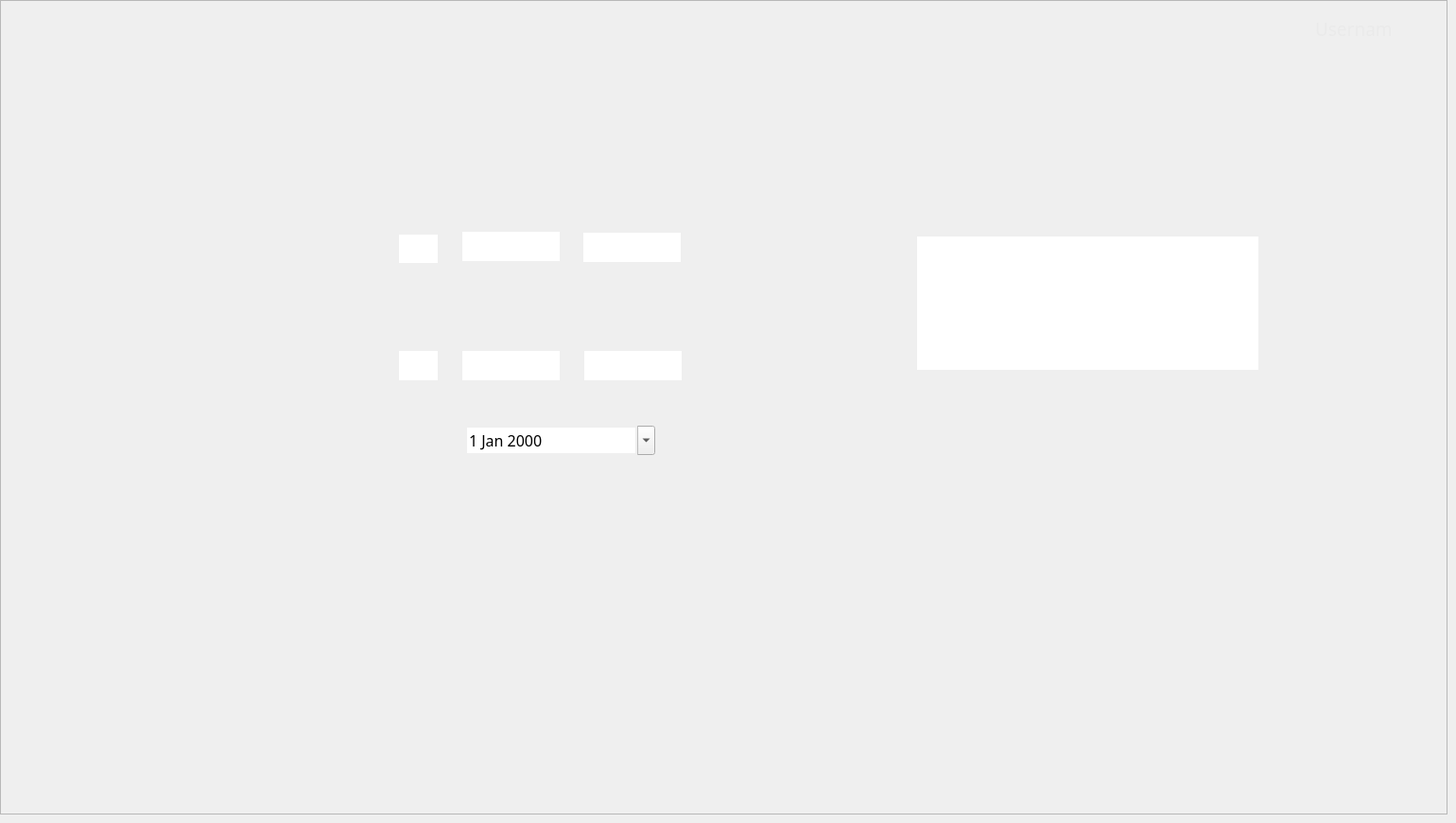
    <widget class="QWidget" name="LawsuitPage">
     <widget class="QFrame" name="LawsuitFrame">
      <property name="geometry">
       <rect>
        <x>0</x>
        <y>0</y>
        <width>1531</width>
        <height>861</height>
       </rect>
      </property>
      <property name="frameShape">
       <enum>QFrame::StyledPanel</enum>
      </property>
      <property name="frameShadow">
       <enum>QFrame::Raised</enum>
      </property>
      <widget class="QLabel" name="BackgroundLabel_Lawsuit">
       <property name="geometry">
        <rect>
         <x>0</x>
         <y>0</y>
         <width>1521</width>
         <height>861</height>
        </rect>
       </property>
       <property name="text">
        <string/>
       </property>
       <property name="pixmap">
        <pixmap>Images/User/User-Lawsuit.png</pixmap>
       </property>
       <property name="scaledContents">
        <bool>true</bool>
       </property>
      </widget>
      <widget class="QPushButton" name="LogOutButton_RecRegister_2">
       <property name="geometry">
        <rect>
         <x>0</x>
         <y>780</y>
         <width>241</width>
         <height>51</height>
        </rect>
       </property>
       <property name="text">
        <string/>
       </property>
       <property name="flat">
        <bool>true</bool>
       </property>
      </widget>
      <widget class="QPushButton" name="RecordRegisterButton_RecRegister_2">
       <property name="geometry">
        <rect>
         <x>0</x>
         <y>120</y>
         <width>241</width>
         <height>51</height>
        </rect>
       </property>
       <property name="text">
        <string/>
       </property>
       <property name="flat">
        <bool>true</bool>
       </property>
      </widget>
      <widget class="QPushButton" name="PersRegisterButton_RecRegister_2">
       <property name="geometry">
        <rect>
         <x>0</x>
         <y>230</y>
         <width>241</width>
         <height>51</height>
        </rect>
       </property>
       <property name="text">
        <string/>
       </property>
       <property name="flat">
        <bool>true</bool>
       </property>
      </widget>
      <widget class="QPushButton" name="HomeButton_RecRegister_2">
       <property name="geometry">
        <rect>
         <x>0</x>
         <y>60</y>
         <width>241</width>
         <height>51</height>
        </rect>
       </property>
       <property name="text">
        <string/>
       </property>
       <property name="flat">
        <bool>true</bool>
       </property>
      </widget>
      <widget class="QPushButton" name="RecordLookUpButton_RecRegister_2">
       <property name="geometry">
        <rect>
         <x>0</x>
         <y>170</y>
         <width>241</width>
         <height>51</height>
        </rect>
       </property>
       <property name="text">
        <string/>
       </property>
       <property name="flat">
        <bool>true</bool>
       </property>
      </widget>
      <widget class="QLabel" name="UsernameLabel_RecRegister_2">
       <property name="geometry">
        <rect>
         <x>1391</x>
         <y>20</y>
         <width>81</width>
         <height>21</height>
        </rect>
       </property>
       <property name="font">
        <font>
         <family>Source Sans Pro</family>
         <pointsize>14</pointsize>
        </font>
       </property>
       <property name="cursor">
        <cursorShape>BlankCursor</cursorShape>
       </property>
       <property name="autoFillBackground">
        <bool>false</bool>
       </property>
       <property name="styleSheet">
        <string notr="true">color: rgb(234, 234, 234);</string>
       </property>
       <property name="text">
        <string>Username</string>
       </property>
      </widget>
      <widget class="QPushButton" name="GenQueriesButton_RecRegister_2">
       <property name="geometry">
        <rect>
         <x>0</x>
         <y>290</y>
         <width>241</width>
         <height>51</height>
        </rect>
       </property>
       <property name="text">
        <string/>
       </property>
       <property name="flat">
        <bool>true</bool>
       </property>
      </widget>
      <widget class="QPushButton" name="RecordRegisterSubmit_RecRegister_2">
       <property name="geometry">
        <rect>
         <x>1295</x>
         <y>728</y>
         <width>127</width>
         <height>33</height>
        </rect>
       </property>
       <property name="text">
        <string/>
       </property>
       <property name="flat">
        <bool>true</bool>
       </property>
      </widget>
      <widget class="QLineEdit" name="ThirdSpaceIDPlaintiff_RecRegister_2">
       <property name="enabled">
        <bool>true</bool>
       </property>
       <property name="geometry">
        <rect>
         <x>617</x>
         <y>246</y>
         <width>103</width>
         <height>31</height>
        </rect>
       </property>
       <property name="font">
        <font>
         <family>Source Sans Pro</family>
         <pointsize>12</pointsize>
        </font>
       </property>
       <property name="cursor">
        <cursorShape>IBeamCursor</cursorShape>
       </property>
       <property name="acceptDrops">
        <bool>true</bool>
       </property>
       <property name="autoFillBackground">
        <bool>false</bool>
       </property>
       <property name="frame">
        <bool>false</bool>
       </property>
       <property name="clearButtonEnabled">
        <bool>false</bool>
       </property>
      </widget>
      <widget class="QLineEdit" name="SecondSpaceIDPlaintiff_RecRegister_2">
       <property name="enabled">
        <bool>true</bool>
       </property>
       <property name="geometry">
        <rect>
         <x>489</x>
         <y>245</y>
         <width>103</width>
         <height>31</height>
        </rect>
       </property>
       <property name="font">
        <font>
         <family>Source Sans Pro</family>
         <pointsize>12</pointsize>
        </font>
       </property>
       <property name="cursor">
        <cursorShape>IBeamCursor</cursorShape>
       </property>
       <property name="acceptDrops">
        <bool>true</bool>
       </property>
       <property name="autoFillBackground">
        <bool>false</bool>
       </property>
       <property name="frame">
        <bool>false</bool>
       </property>
       <property name="clearButtonEnabled">
        <bool>false</bool>
       </property>
      </widget>
      <widget class="QLineEdit" name="FirstSpaceIDPlaintiff_RecRegister_2">
       <property name="enabled">
        <bool>true</bool>
       </property>
       <property name="geometry">
        <rect>
         <x>422</x>
         <y>248</y>
         <width>41</width>
         <height>30</height>
        </rect>
       </property>
       <property name="font">
        <font>
         <family>Source Sans Pro</family>
         <pointsize>12</pointsize>
        </font>
       </property>
       <property name="cursor">
        <cursorShape>IBeamCursor</cursorShape>
       </property>
       <property name="acceptDrops">
        <bool>true</bool>
       </property>
       <property name="autoFillBackground">
        <bool>false</bool>
       </property>
       <property name="frame">
        <bool>false</bool>
       </property>
       <property name="clearButtonEnabled">
        <bool>false</bool>
       </property>
      </widget>
      <widget class="QLineEdit" name="ThirdSpaceIDDefendant_RecRegister_2">
       <property name="enabled">
        <bool>true</bool>
       </property>
       <property name="geometry">
        <rect>
         <x>618</x>
         <y>371</y>
         <width>103</width>
         <height>31</height>
        </rect>
       </property>
       <property name="font">
        <font>
         <family>Source Sans Pro</family>
         <pointsize>12</pointsize>
        </font>
       </property>
       <property name="cursor">
        <cursorShape>IBeamCursor</cursorShape>
       </property>
       <property name="acceptDrops">
        <bool>true</bool>
       </property>
       <property name="autoFillBackground">
        <bool>false</bool>
       </property>
       <property name="frame">
        <bool>false</bool>
       </property>
       <property name="clearButtonEnabled">
        <bool>false</bool>
       </property>
      </widget>
      <widget class="QLineEdit" name="SecondSpaceIDDefendant_RecRegister_2">
       <property name="enabled">
        <bool>true</bool>
       </property>
       <property name="geometry">
        <rect>
         <x>489</x>
         <y>371</y>
         <width>103</width>
         <height>31</height>
        </rect>
       </property>
       <property name="font">
        <font>
         <family>Source Sans Pro</family>
         <pointsize>12</pointsize>
        </font>
       </property>
       <property name="cursor">
        <cursorShape>IBeamCursor</cursorShape>
       </property>
       <property name="acceptDrops">
        <bool>true</bool>
       </property>
       <property name="autoFillBackground">
        <bool>false</bool>
       </property>
       <property name="frame">
        <bool>false</bool>
       </property>
       <property name="clearButtonEnabled">
        <bool>false</bool>
       </property>
      </widget>
      <widget class="QLineEdit" name="FirstSpaceIDDefendant_RecRegister_2">
       <property name="enabled">
        <bool>true</bool>
       </property>
       <property name="geometry">
        <rect>
         <x>422</x>
         <y>371</y>
         <width>41</width>
         <height>31</height>
        </rect>
       </property>
       <property name="font">
        <font>
         <family>Source Sans Pro</family>
         <pointsize>12</pointsize>
        </font>
       </property>
       <property name="cursor">
        <cursorShape>IBeamCursor</cursorShape>
       </property>
       <property name="acceptDrops">
        <bool>true</bool>
       </property>
       <property name="autoFillBackground">
        <bool>false</bool>
       </property>
       <property name="frame">
        <bool>false</bool>
       </property>
       <property name="clearButtonEnabled">
        <bool>false</bool>
       </property>
      </widget>
      <widget class="QLineEdit" name="RecordRegisterReason_RecRegister_2">
       <property name="enabled">
        <bool>true</bool>
       </property>
       <property name="geometry">
        <rect>
         <x>970</x>
         <y>250</y>
         <width>361</width>
         <height>141</height>
        </rect>
       </property>
       <property name="font">
        <font>
         <family>Source Sans Pro</family>
         <pointsize>12</pointsize>
        </font>
       </property>
       <property name="cursor">
        <cursorShape>IBeamCursor</cursorShape>
       </property>
       <property name="acceptDrops">
        <bool>true</bool>
       </property>
       <property name="autoFillBackground">
        <bool>false</bool>
       </property>
       <property name="frame">
        <bool>false</bool>
       </property>
       <property name="alignment">
        <set>Qt::AlignLeading|Qt::AlignLeft|Qt::AlignTop</set>
       </property>
       <property name="clearButtonEnabled">
        <bool>false</bool>
       </property>
      </widget>
      <widget class="QDateEdit" name="RecordRegisterDate_RecRegister_2">
       <property name="geometry">
        <rect>
         <x>492</x>
         <y>450</y>
         <width>201</width>
         <height>31</height>
        </rect>
       </property>
       <property name="font">
        <font>
         <family>Source Sans Pro</family>
         <pointsize>12</pointsize>
        </font>
       </property>
       <property name="acceptDrops">
        <bool>false</bool>
       </property>
       <property name="autoFillBackground">
        <bool>false</bool>
       </property>
       <property name="wrapping">
        <bool>false</bool>
       </property>
       <property name="frame">
        <bool>false</bool>
       </property>
       <property name="buttonSymbols">
        <enum>QAbstractSpinBox::UpDownArrows</enum>
       </property>
       <property name="showGroupSeparator" stdset="0">
        <bool>false</bool>
       </property>
       <property name="calendarPopup">
        <bool>true</bool>
       </property>
      </widget>
     </widget>
    </widget>
